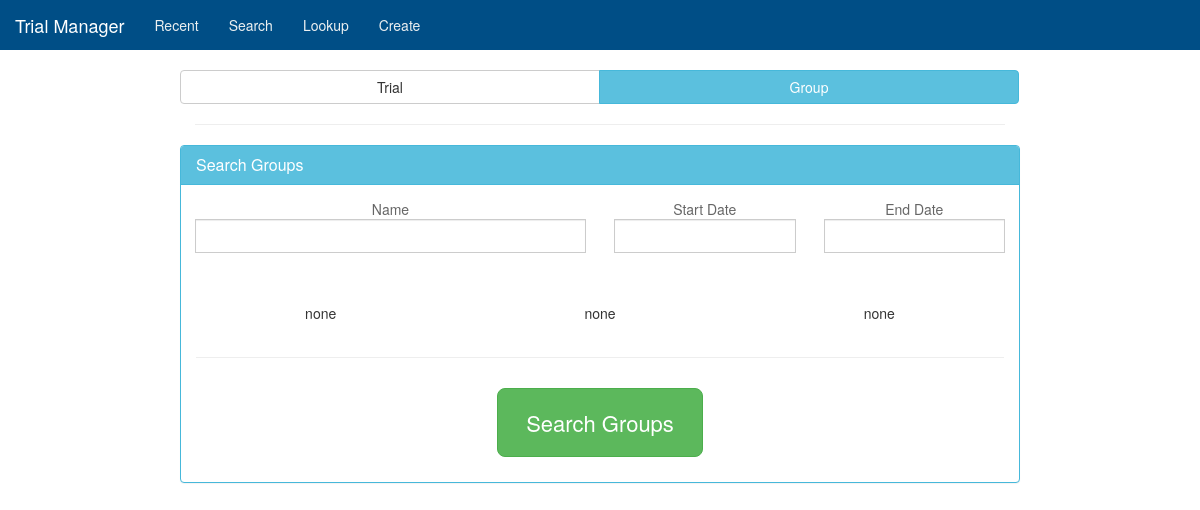
Page /dist/page/search/page.php?type=group on the committed database.
### tables this page shows
CREATE TABLE `param_input` (
  `name_id` varchar(100) NOT NULL,
  `html_type` varchar(20) NOT NULL,
  `title` varchar(100) NOT NULL,
  `title_short` varchar(100) DEFAULT NULL,
  `tooltip_info` varchar(200) DEFAULT NULL,
  `tooltip_search` varchar(200) DEFAULT NULL
);

### module/search/dist/c_createInput.php (the view, shortened to what this page needs)
<?php
	function create_input($inputName) {
		$server = getenv('server');
		$userWR = getenv('userWR');
		$passWR = getenv('passWR');
		$db = getenv('db');
		$html = '';
		$conn = new mysqli($server, $userWR, $passWR, $db);
		$sql = "
			select html_type, title, title_short, tooltip_search
			from param_input
			where name_id = '" . $inputName . "'
		";
		$result = $conn->query($sql);
		$row = $result->fetch_assoc();
		$html_type = $row["html_type"];
		$title = $row["title"];
		$tooltip = $row["tooltip_search"];
		if ($html_type === 'select') {
			$sql = "
				select o.option_text
				from param_input d
				inner join param_dropdown_options o
					on d.name_id = o.name_id
				where d.name_id = '" . $inputName . "'
				order by o.order_num asc
			";
			$result = $conn->query($sql);
			if ($result->num_rows > 0) {
				$html .= '<span class="elem-title">' . $title . '</span>';
				if ($tooltip !== 'null') {
					$html .= '<select class="form-control" data-toggle="tooltip" title="' . $tooltip . '">';
				}
				while($row = $result->fetch_assoc()) {
					$option_text = $row["option_text"];
					$html .= '<option>' . $option_text . '</option>';
					$count++;
				}
				$html .= '</select>';
			} else {
				$html = 'none';
			}
		} else if ($html_type === 'input') {
			$html .= '<span class="elem-title">' . $title . '</span>';
			if ($tooltip !== 'null') {
		  	$html .= '<input class="form-control" type="text" data-toggle="tooltip" title="' . $tooltip . '">';
			} else {
				$html .= '<input class="form-control" type="text">';
			}
			$html .= '<span></span>';
		}
		return $html;
	}
?>

### rows in the picture
param_input: title "Name"
param_input: title "Start Date"
param_input: title "End Date"

### other values in the picture
$module_title "Search Groups"
$html_unit "none"
$html_goalType "none"
$html_changeType "none"
